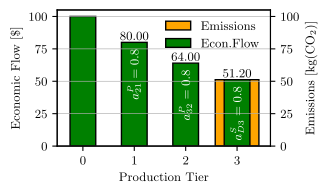

The script that drew this image:
#%%
# runs code as interactive cell 
# https://code.visualstudio.com/docs/python/jupyter-support-py

# IMPORTS #######################################

# plotting
import matplotlib.pyplot as plt
import matplotlib.font_manager as font_manager
# unit conversion
cm = 1/2.54 # for inches-cm conversion
# time manipulation
from datetime import datetime

# data science
import numpy as np
import pandas as pd

# i/o
from pathlib import PurePath, Path

# SETUP #########################################

plt.rcParams.update({
    "text.usetex": True,
    "font.family": "Arial",
    "font.sans-serif": "Computer Modern",
    'font.size': 9
})

# DATA IMPORT ###################################

# DATA MANIPULATION #############################

x = [0,1,2,3]
a = [1, 0.8, 0.8, 0.8]

y_reference = 100

def fill(x):
    y = []
    y_reduced = y_reference
    for i in range(len(x)):
        y_reduced = y_reduced * a[i]
        y.append(y_reduced)
    return y

y = fill(x)

x_emissions = [3]
y_emissions = [y[-1]]

# FIGURE ########################################

# SETUP ######################

fig, ax = plt.subplots(
    num = 'main',
    nrows = 1,
    ncols = 1,
    dpi = 300,
    figsize=(7*cm, 4.5*cm), # A4=(210x297)mm,
    sharex=False
)
ax2 = ax.twinx()

# SECONDARY AXES ##############


# AXIS LIMITS ################

ax.set_xlim(-0.5, 3.65)
ax.set_ylim(0,105)

ax2.set_ylim(0,105)

# TICKS AND LABELS ###########

a_labels = ['', '$a_{21}^P=0.8$', '$a_{32}^P=0.8$', '$a_{D3}^S=0.8$']

# GRIDS ######################

ax.grid(which='both', axis='y', linestyle='-', linewidth = 0.5)

# AXIS LABELS ################

ax.set_xlabel("Production Tier")
ax.set_ylabel("Economic Flow [\$]")

ax2.set_ylabel("Emissions [kg(CO$_2$)]")

# PLOTTING ###################

bars = ax.bar(
    x = x_emissions,
    height = y_emissions,
    color = 'orange',
    width = 0.85,
    label = 'Emissions',
    edgecolor = 'black'
)

bars = ax.bar(
    x = x,
    height = y,
    color = 'green',
    width = 0.5,
    label = 'Econ.Flow',
    edgecolor = 'black'
)
for bar, label in zip(bars, a_labels):
    ax.text(
        bar.get_x() + bar.get_width() / 2,
        bar.get_height() - 5,
        label,
        ha='center',
        va='top',
        rotation='vertical',
        color = 'white'
    )
for bar in bars[1:]:
    ax.text(
        bar.get_x() + bar.get_width() / 2,  # X position, centered
        bar.get_height(),  # Y position, top of the bar
        f'{bar.get_height():.2f}',  # The value, formatted to 2 decimal places
        ha='center',  # Horizontal alignment
        va='bottom',  # Vertical alignment
        color='black'  # Text color
    )



# LEGEND ####################

ax.legend(
    loc = 'upper right',
    frameon = False
)

# EXPORT #########################################

figure_name: str = str(Path.cwd().stem + '.pdf')

plt.savefig(
    fname = figure_name,
    format="pdf",
    bbox_inches='tight',
    transparent = False
)
